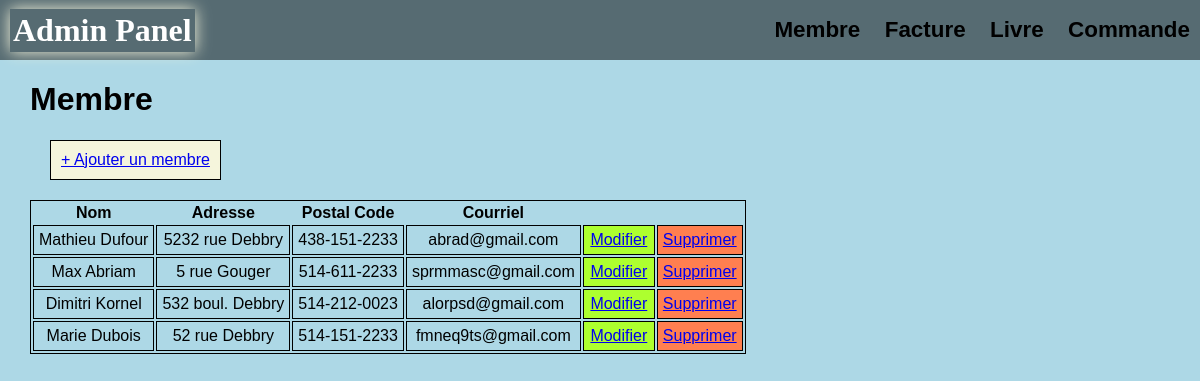
/membre, run on the app's committed database.
### tables this page shows
CREATE TABLE `Membre` (
  `id` INT(11) PRIMARY KEY AUTO_INCREMENT,
  `Nom` VARCHAR(50) NOT NULL,
  `adresse` VARCHAR(100) NOT NULL,
  `codePostal` VARCHAR(7) NOT NULL,
  `dateNaissance` VARCHAR(45),
  `phone` VARCHAR(15) NOT NULL,
  `courriel` VARCHAR(50) NOT NULL,
  `username` VARCHAR(30) NOT NULL,
  `password` VARCHAR(255) NOT NULL)
DEFAULT CHARACTER SET = utf8;

### library/RenderView.php (called while the page is built, shortened)
<?php
class View{
    private $render = false;
    public function __construct($class, $template){
        try{
            $file = 'view/'.$class.'/'.$template.'.php';
            if(file_exists($file)){
                $this->render = $file;
            }else{
                throw new Exception($file.' pas trouve');
            }
        }
        catch (Exception $e){
            echo $e->getMessage();
            exit();
        }
    }
    public function __destruct(){
        include($this->render);
    }
}
?>

### connex/Crud.php (called while the page is built, shortened)
<?php
class Crud extends PDO{
    public function select($table, $field="id", $order="ASC") {
        $sql = "SELECT * FROM $table ORDER BY $field $order";
        $stmt = $this->query($sql);
        return $stmt->fetchAll();;
    }
 }
?>

### class/ClassMembre.php (called while the page is built, shortened)
<?php
require_once("connex/Crud.php");
class ClassMembre{
    private $crud;
    function __construct($crud) {
        $this->crud = $crud;
    }
    public function index(){
        $view = new View('membre','membre-index');
        $view->output("membres", $this->crud->select('membre'));
    }
}
?>

### view/membre/membre-index.php (the view)
<?php
require_once("connex/Crud.php");
?>
<body>
    <main>
        <h1>Membre</h1>
        <a href="membre/create" class="bouton">+ Ajouter un membre</a>
        <table>
            <thead>
                <tr>
                    <th>Nom</th>
                    <th>Adresse</th>
                    <th>Postal Code</th>
                    <th>Courriel</th>
                </tr>
            </thead>
            <tbody>
                <?php
                if($membres != null) {
                    foreach($membres as $row) {
                        echo "<tr>"
                            ."<td>".$row['Nom'].`</td>`
                            ."<td>".$row['adresse'].`</td>`
                            ."<td>".$row['phone'].`</td>`
                            ."<td>".$row['courriel'].`</td>`
                            ."<td class='modify'><a href='#'>Modifier</a></td>"
                            ."<td class='delete'><a href='#'>Supprimer</a></td>"
                        ."</tr>";
                    }
                }
                ?>
            </tbody>
        </table>
    </main>
</body>

### css/style.css (style rules this page uses)
body { margin: auto; padding: 0; background: lightblue; font-family: sans-serif; }
main { margin: auto 30px; }
.bouton { display: inline-block; position: relative; padding: 10px; margin: 0px 0px 20px 20px; background-color: beige; border: 1px solid black; }
table { text-align: center; border: 1px solid black; }
table td { max-width: 40ch; padding: 5px; min-width: 5vw; border: 1px solid black; }
.modify { background-color: greenyellow; }
.delete { background-color: coral; }

### data on the page
membre: Nom "Mathieu Dufour", adresse "5232 rue Debbry", phone "438-151-2233", courriel "abrad@gmail.com"
membre: Nom "Max Abriam", adresse "5 rue Gouger", phone "514-611-2233", courriel "sprmmasc@gmail.com"
membre: Nom "Dimitri Kornel", adresse "532 boul. Debbry", phone "514-212-0023", courriel "alorpsd@gmail.com"
membre: Nom "Marie Dubois", adresse "52 rue Debbry", phone "514-151-2233", courriel "fmneq9ts@gmail.com"
